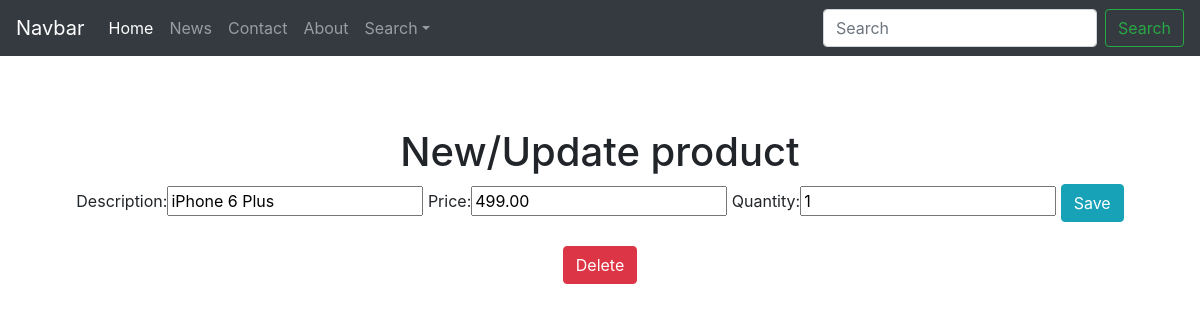
/update/2/, run on an earlier commit of the app's database.
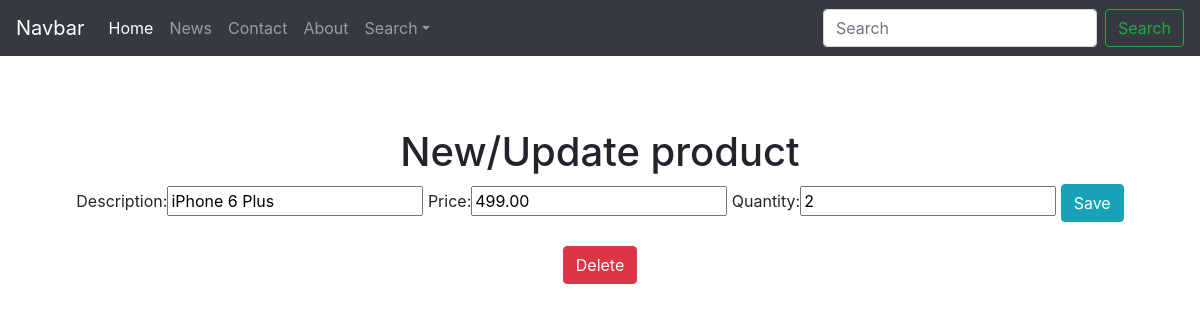
And on a later commit of the database.
### products/models.py (models this page shows, shortened)
class Product(models.Model):
    description = models.CharField(max_length=100)
    price = models.DecimalField(max_digits=9, decimal_places=2)
    quantity = models.IntegerField()

### products/views.py (the view)
# urls.py: path('update/<int:id>/', update_product, name='update_product'),
def update_product(request, id):
    product = Product.objects.get(id=id)
    form = ProductForm(request.POST or None, instance=product)
    if form.is_valid():
        form.save()
        return redirect('list_products')
    return render(request, 'products-form.html', {'form': form, 'product': product})

### products/forms.py
class ProductForm(forms.ModelForm):
    class Meta:
        model = Product
        fields = ['description', 'price', 'quantity']

### products/templates/products-form.html (shortened to what this page needs)
{% extends "header.html" %}
{% block content %}
    <h1>New/Update product</h1>
    <form method="POST">
        {{ form }}
        <button type="submit" class="btn btn-info">Save</button>
    </form>
    <br />
    {% if product %}
        <a href="{% url 'delete_product' product.id %}" class="btn btn-danger" role="button">Delete</a>
    {% endif %}
{% endblock %}

### products/templates/header.html (shortened to what this page needs)
<!doctype html>
<html lang="en">
  <head>
    {% load staticfiles %}
    <link href="{% static 'css/bootstrap.min.css' %}" rel="stylesheet" type="text/css">
    <link href="{% static 'css/starter-template.css' %}" rel="stylesheet" type="text/css">
  </head>
  <body>
    <nav class="navbar navbar-expand-md navbar-dark bg-dark fixed-top">
      <a class="navbar-brand" href="/">Navbar</a>
      <div class="collapse navbar-collapse" id="navbarsExampleDefault">
        <ul class="navbar-nav mr-auto">
          <li class="nav-item active">
            <a class="nav-link" href="/">Home <span class="sr-only">(current)</span></a>
          </li>
          <li class="nav-item">
            <a class="nav-link" href="#">News</a>
          </li>
          <li class="nav-item">
            <a class="nav-link" href="#">Contact</a>
          </li>
          <li class="nav-item">
            <a class="nav-link" href="#">About</a>
          </li>
          <li class="nav-item dropdown">
            <a class="nav-link dropdown-toggle" href="http://example.com" id="dropdown01" data-toggle="dropdown" aria-haspopup="true" aria-expanded="false">Search</a>
          </li>
        </ul>
        <form class="form-inline my-2 my-lg-0">
          <input class="form-control mr-sm-2" type="text" placeholder="Search" aria-label="Search">
          <button class="btn btn-outline-success my-2 my-sm-0" type="submit">Search</button>
        </form>
      </div>
    </nav>
    <main role="main" class="container">
      <div class="starter-template">
        {% block content %}
        {% endblock %}
      </div>
    </main>
  </body>
</html>

### products/static/css/starter-template.css (style rules this page uses)
body { padding-top: 5rem; }
.starter-template { padding: 3rem 1.5rem; text-align: center; }

What changed in the data, as far as the page shows it:
changed Product "iPhone 6 Plus": quantity "1" → "2"
